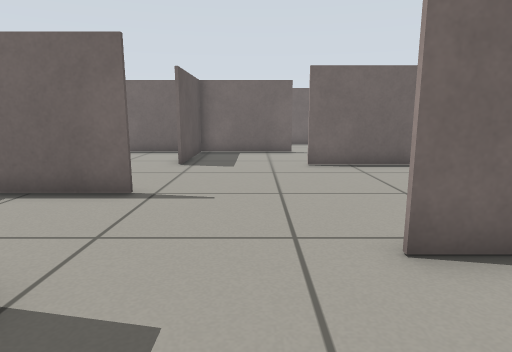
View 1 (above)

14 first-person views from a walk through a Gazebo world. The camera is 0.15 m above the floor, tilts 10° down and sees 75° across. The floor is counted in squares, 0.1 m on a side. Each view is taken from the middle of a square. On the plan, view 1 faces up. The plan holds only what a view shows up to about 16 squares ahead; the rest is blank.

View 2
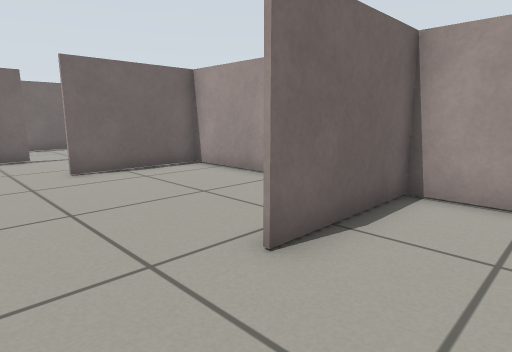

View 3
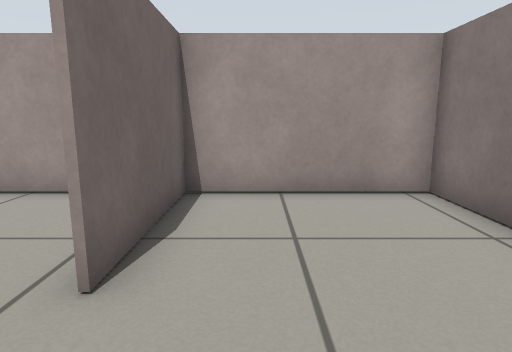

View 4
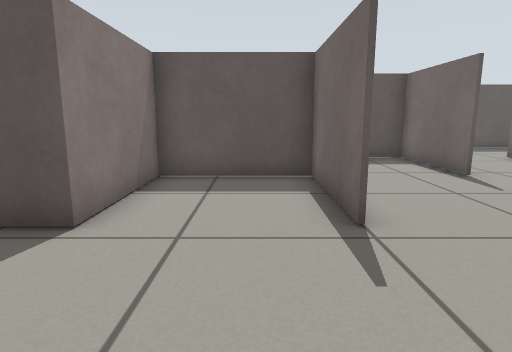

View 5
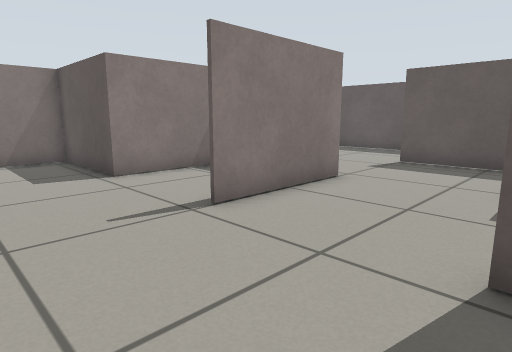

View 6
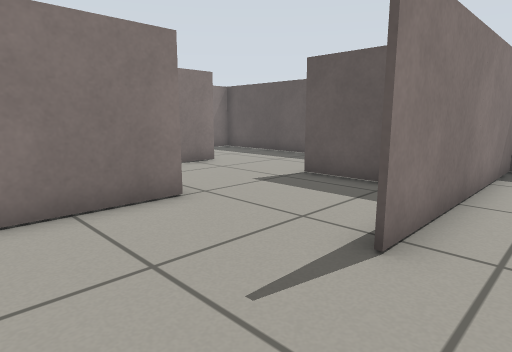

View 7
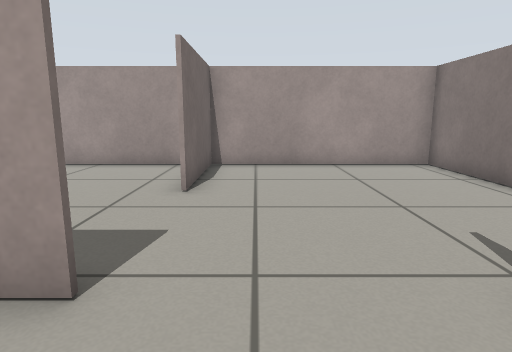

View 8
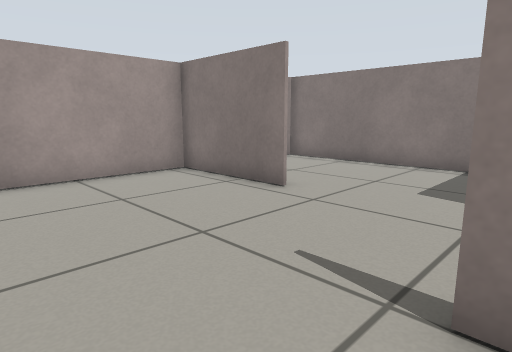

View 9
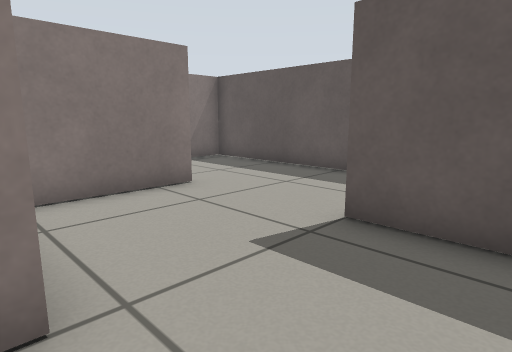

View 10
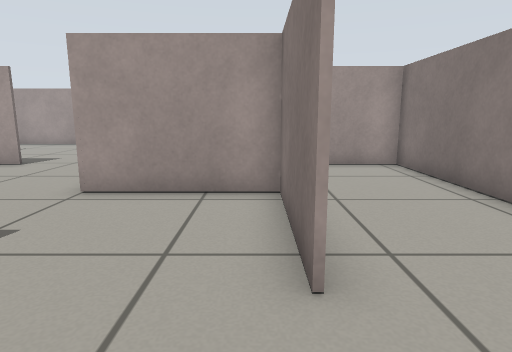

View 11
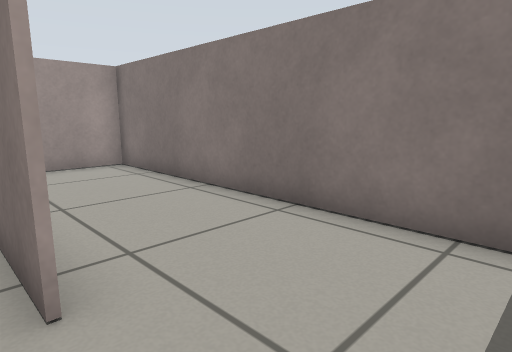

View 12
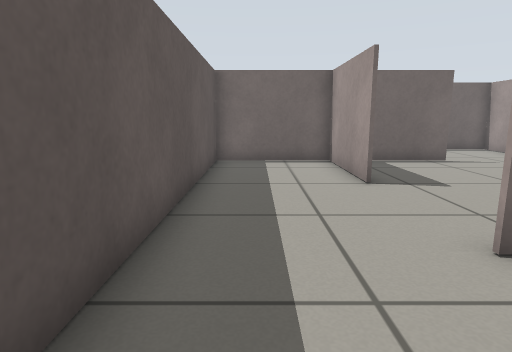

View 13
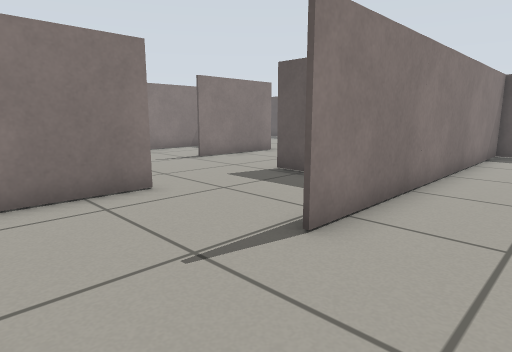

View 14
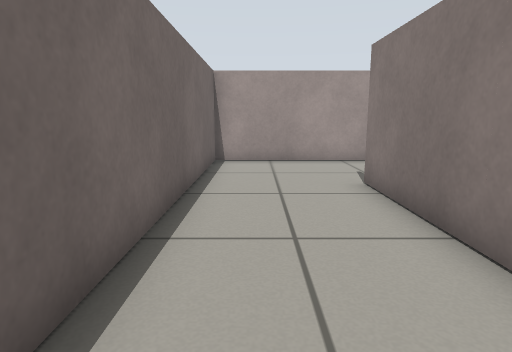

### Floor plan
Ten units are one square. View 1 is at (0, 0); x grows to the right and y downward. Boxes are objects, and circles mark ways between rooms. Rooms are numbered by the first view taken in them; rooms with no view inside come last. Other rooms are left out.
<svg viewBox="-149 -195 210 215">
<path fill="none" stroke="#000" d="M16 -35 56 -35M56 -34 16 -34M-24 -64 -64 -64 -64 -25M-20 15 55 15 55 -65M-59 -25 -24 -25 -24 15M16 -105 43 -105M-64 -104 -99 -104M-24 -145 -24 -105M16 -144 -21 -144M56 -104 16 -104M-65 -25 -65 -65 -24 -65M55 -65 55 -144M-104 -105 -104 -65M-94 -25 -59 -25M-21 -144 -55 -144M-25 -130 -25 -145M-144 -172 -144 -156M-25 -105 -25 -111M-144 -105 -64 -105M-104 -65 -104 -105M-104 -25 -94 -25M-99 -104 -144 -104 -144 -25M-25 15 -25 -7M-144 -25 -144 15 -20 15M55 -144 55 -184 -44 -184M-104 -150 -104 -145 16 -145"/>
<circle cx="15" cy="-60" r="3" fill="#2a7"/>
<circle cx="-45" cy="-100" r="3" fill="#2a7"/>
<circle cx="-100" cy="-45" r="3" fill="#2a7"/>
<circle cx="35" cy="-140" r="3" fill="#2a7"/>
<circle cx="-120" cy="-20" r="3" fill="#2a7"/>
<text x="10" y="-30">1</text>
<text x="-20" y="-90">2</text>
<text x="-60" y="-190">3</text>
<text x="-120" y="-60">4</text>
<text x="-80" y="0">5</text>
<text x="-20" y="-160">6</text>
</svg>
Room 1 opens to room 2. Room 2 opens to room 3. Room 2 opens to room 4. Room 2 opens to room 6. Room 4 opens to room 5.

Where each view was taken, in squares from view 1:
view 1: 0 up, 0 right, facing up
view 2: 1 up, 1 left, facing up-right
view 3: 2 up, 1 left, facing right
view 4: 5 up, 2 right, facing left
view 5: 11 up, 1 right, facing down-left
view 6: 12 up, 3 left, facing down-left
view 7: 9 up, 5 left, facing right
view 8: 9 up, 3 left, facing down-right
view 9: 9 up, 6 left, facing down-left
view 10: 3 up, 13 left, facing right
view 11: 3 up, 13 left, facing down-right
view 12: 1 down, 13 left, facing up
view 13: 17 up, 5 right, facing down-left
view 14: 17 up, 6 left, facing right
